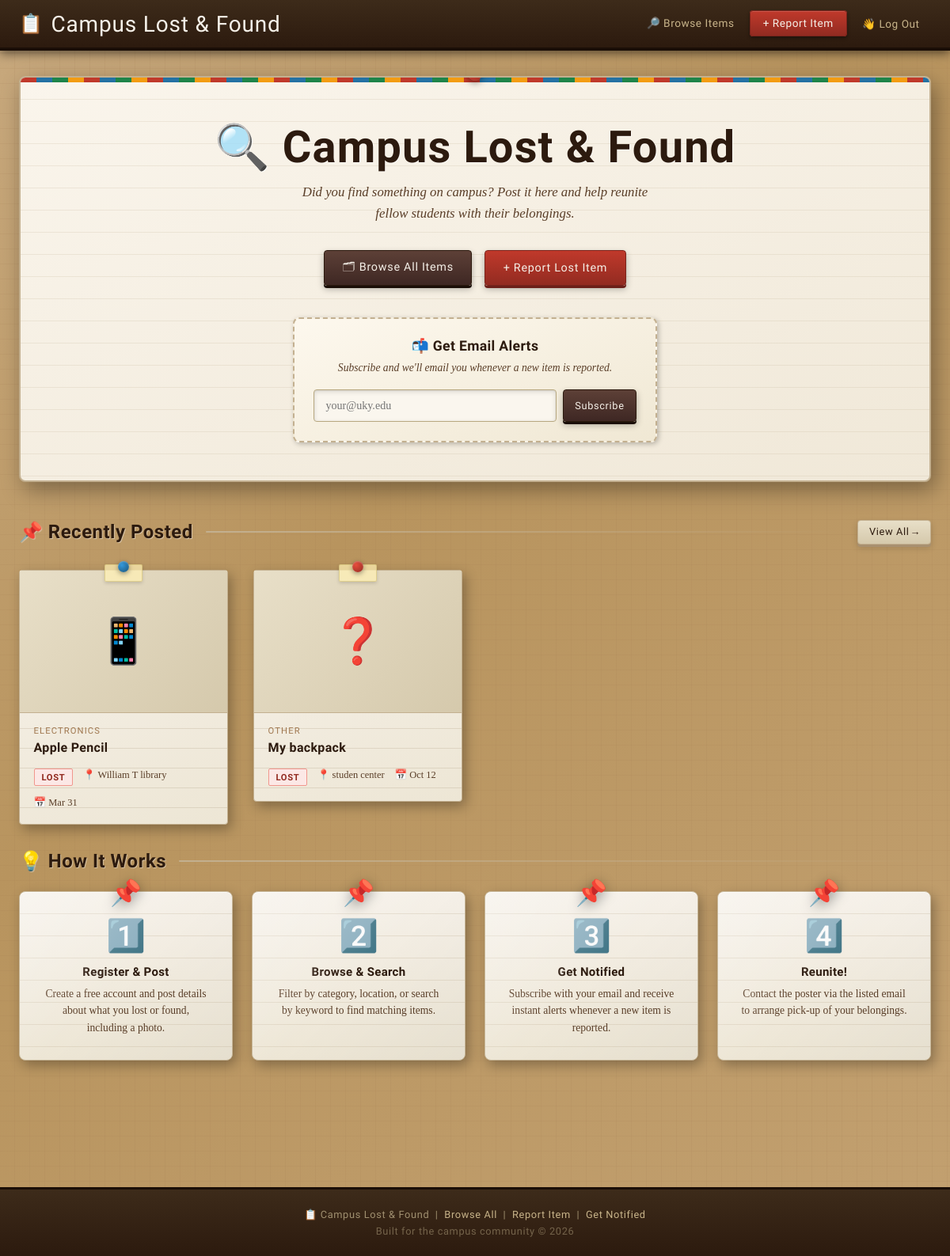
The page / (signed in) on the database as committed earlier.
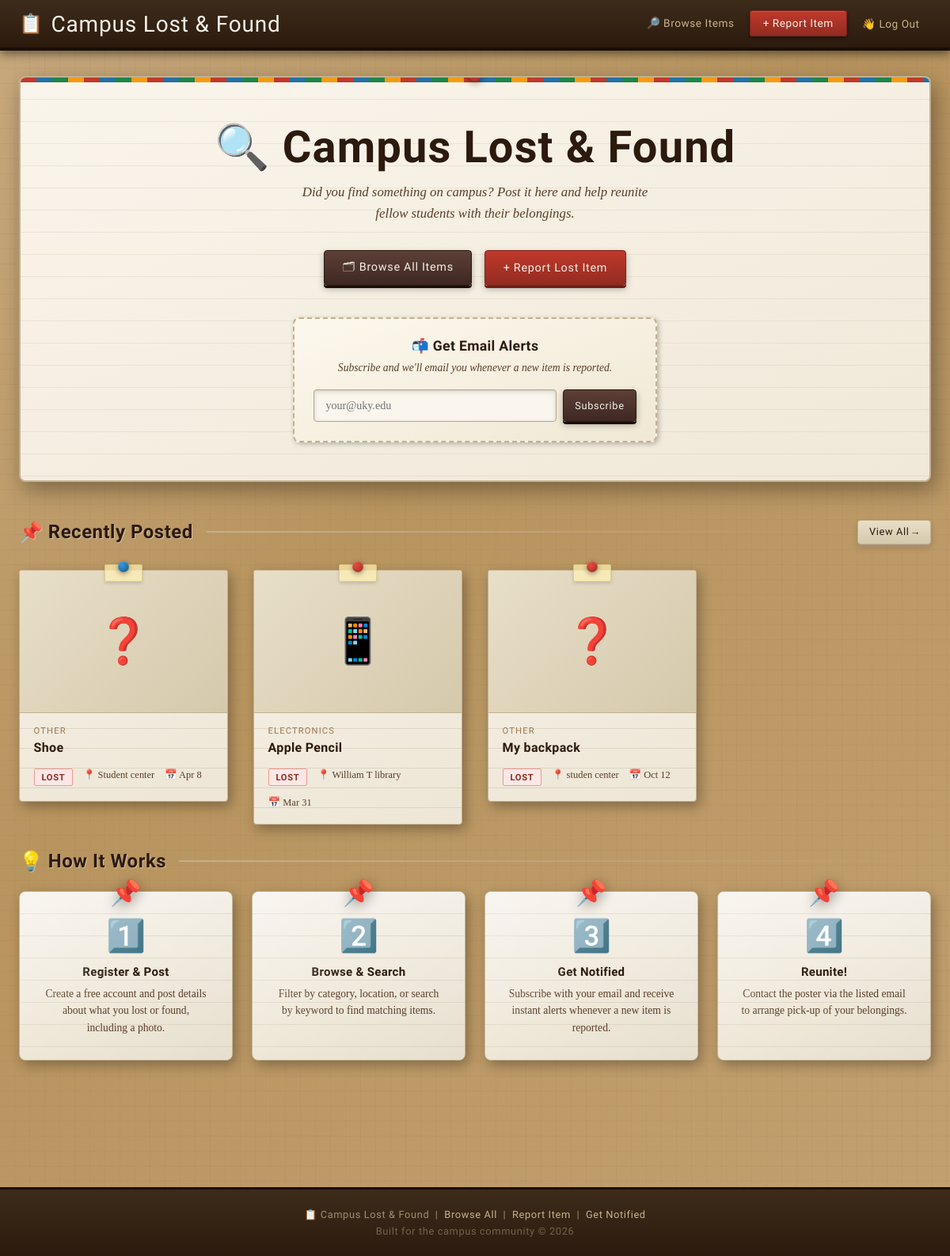
The same page on the database as committed later.
### our_site/models.py (models this page shows, shortened)
class LostItem(models.Model):
    CATEGORY_CHOICES = [
        ('electronics', 'Electronics'),
        ('clothing', 'Clothing & Accessories'),
        ('keys', 'Keys'),
        ('wallet', 'Wallet & IDs'),
        ('backpack', 'Backpack & Bags'),
        ('jewelry', 'Jewelry'),
        ('books', 'Books & Notes'),
        ('sports', 'Sports Equipment'),
        ('other', 'Other'),
    ]
    STATUS_CHOICES = [
        ('lost', 'Lost'),
        ('found', 'Claimed'),
    ]
    title = models.CharField(max_length=200)
    description = models.TextField()
    category = models.CharField(max_length=50, choices=CATEGORY_CHOICES, default='other')
    location = models.CharField(max_length=200, help_text='Where did you find this item?')
    date_lost = models.DateField(help_text='Date item was lost or found')
    image = models.ImageField(upload_to='lost_items/', blank=True, null=True)
    reporter = models.ForeignKey(User, on_delete=models.SET_NULL, null=True, blank=True, related_name='reported_items')
    contact_email = models.EmailField(help_text='Email address people can reach you at')
    status = models.CharField(max_length=20, choices=STATUS_CHOICES, default='lost')
    created_at = models.DateTimeField(auto_now_add=True)
    updated_at = models.DateTimeField(auto_now=True)
    class Meta:
        ordering = ['-created_at']

### our_site/views.py (the view)
# urls.py: path('', views.home, name='home'),
def home(request):
    recent_items = LostItem.objects.filter(status='lost').order_by('-created_at')[:6]
    subscribe_form = EmailSubscriptionForm()
    return render(request, 'our_site/home.html', {
        'recent_items': recent_items,
        'subscribe_form': subscribe_form,
    })

### our_site/forms.py (shortened to what this page needs)
class EmailSubscriptionForm(forms.ModelForm):
    class Meta:
        model = EmailSubscription
        fields = ['email']
        widgets = {
            'email': forms.EmailInput(attrs={
                'class': 'form-control',
                'placeholder': 'your@uky.edu'
            })
        }
        labels = {
            'email': 'Email Address'
        }

### our_site/templates/our_site/home.html (shortened to what the changed rows need)
{% extends 'our_site/base.html' %}
{% load static %}
{% block content %}
<div class="page-wrapper">
  <section class="hero">
    <h1 class="hero-title">🔍 Campus Lost &amp; Found</h1>
  </section>
  {% if request.user.is_authenticated %}
  <div class="section-header">
    <h2 class="section-title">📌 Recently Posted</h2>
  </div>
  {% if recent_items %}
  <div class="items-grid">
    {% for item in recent_items %}
    <a href="{% url 'item_detail' item.pk %}" class="item-card-link" style="text-decoration:none;color:inherit;">
      <article class="item-card">
        <div class="pin {% if item.status == 'found' %}green{% else %}{% cycle 'blue' '' '' '' '' '' %}{% endif %}"></div>
        {% if item.image %}
          <img src="{{ item.image.url }}" alt="{{ item.title }}" class="item-card-img">
        {% else %}
          <div class="item-card-img-placeholder">
            {% if item.category == 'electronics' %}📱
            {% elif item.category == 'keys' %}🔑
            {% elif item.category == 'wallet' %}👛
            {% elif item.category == 'backpack' %}🎒
            {% elif item.category == 'clothing' %}👕
            {% elif item.category == 'jewelry' %}💍
            {% elif item.category == 'books' %}📚
            {% elif item.category == 'sports' %}⚽
            {% else %}❓{% endif %}
          </div>
        {% endif %}
        <div class="item-card-body">
          <div class="item-card-category">{{ item.get_category_display }}</div>
          <h3 class="item-card-title">{{ item.title }}</h3>
          <div class="item-card-meta">
            <span class="item-status-badge badge-{{ item.status }}">{{ item.get_status_display }}</span>
            <span>📍 {{ item.location }}</span>
            <span>📅 {{ item.date_lost|date:"M j" }}</span>
          </div>
        </div>
      </article>
    </a>
    {% endfor %}
  </div>
  {% endif %}
  {% endif %}
  <div class="section-header mt-4">
    <h2 class="section-title">💡 How It Works</h2>
  </div>
</div>
{% endblock %}

Rows that differ between the two databases and show on the page:
added LostItem: category "OTHER", title "Shoe", status "LOST", location "Student center", date_lost "Apr 8"
